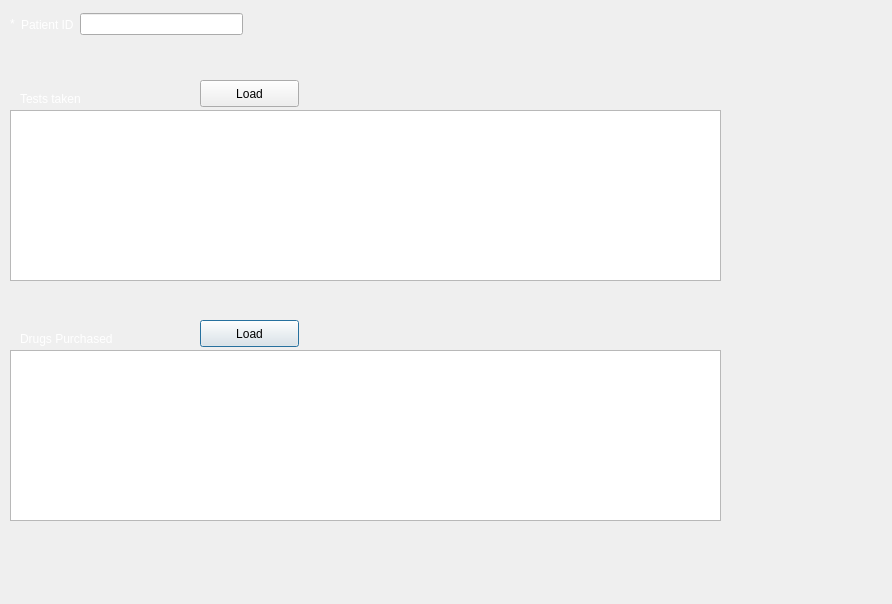
<?xml version="1.0" encoding="UTF-8"?>
<ui version="4.0">
 <class>Invoice</class>
 <widget class="QDialog" name="Invoice">
  <property name="geometry">
   <rect>
    <x>0</x>
    <y>0</y>
    <width>892</width>
    <height>604</height>
   </rect>
  </property>
  <property name="windowTitle">
   <string>Patient's history</string>
  </property>
  <widget class="QTableView" name="tableView">
   <property name="geometry">
    <rect>
     <x>10</x>
     <y>350</y>
     <width>711</width>
     <height>171</height>
    </rect>
   </property>
  </widget>
  <widget class="QPushButton" name="pushButton">
   <property name="geometry">
    <rect>
     <x>200</x>
     <y>320</y>
     <width>99</width>
     <height>27</height>
    </rect>
   </property>
   <property name="text">
    <string>Load</string>
   </property>
  </widget>
  <widget class="QLabel" name="label">
   <property name="geometry">
    <rect>
     <x>20</x>
     <y>50</y>
     <width>231</width>
     <height>17</height>
    </rect>
   </property>
   <property name="styleSheet">
    <string notr="true">color:rgb(248, 160, 160)</string>
   </property>
   <property name="text">
    <string/>
   </property>
  </widget>
  <widget class="QLabel" name="label_3">
   <property name="geometry">
    <rect>
     <x>10</x>
     <y>10</y>
     <width>8</width>
     <height>27</height>
    </rect>
   </property>
   <property name="styleSheet">
    <string notr="true">color: rgb(255, 255, 255)</string>
   </property>
   <property name="text">
    <string>*</string>
   </property>
  </widget>
  <widget class="QLabel" name="label_4">
   <property name="geometry">
    <rect>
     <x>20</x>
     <y>330</y>
     <width>141</width>
     <height>17</height>
    </rect>
   </property>
   <property name="styleSheet">
    <string notr="true">color: rgb(255, 255, 255)</string>
   </property>
   <property name="text">
    <string>Drugs Purchased</string>
   </property>
  </widget>
  <widget class="QTableView" name="tableView_2">
   <property name="geometry">
    <rect>
     <x>10</x>
     <y>110</y>
     <width>711</width>
     <height>171</height>
    </rect>
   </property>
  </widget>
  <widget class="QLabel" name="label_5">
   <property name="geometry">
    <rect>
     <x>20</x>
     <y>90</y>
     <width>81</width>
     <height>17</height>
    </rect>
   </property>
   <property name="styleSheet">
    <string notr="true">color: rgb(255, 255, 255)</string>
   </property>
   <property name="text">
    <string>Tests taken</string>
   </property>
  </widget>
  <widget class="QPushButton" name="pushButton_2">
   <property name="geometry">
    <rect>
     <x>200</x>
     <y>80</y>
     <width>99</width>
     <height>27</height>
    </rect>
   </property>
   <property name="text">
    <string>Load</string>
   </property>
  </widget>
  <widget class="QWidget" name="layoutWidget">
   <property name="geometry">
    <rect>
     <x>21</x>
     <y>10</y>
     <width>222</width>
     <height>29</height>
    </rect>
   </property>
   <layout class="QHBoxLayout" name="horizontalLayout">
    <item>
     <widget class="QLabel" name="label_2">
      <property name="styleSheet">
       <string notr="true">color: rgb(255, 255, 255)</string>
      </property>
      <property name="text">
       <string>Patient ID</string>
      </property>
     </widget>
    </item>
    <item>
     <widget class="QLineEdit" name="txt_pid"/>
    </item>
   </layout>
  </widget>
 </widget>
 <resources/>
 <connections/>
</ui>
